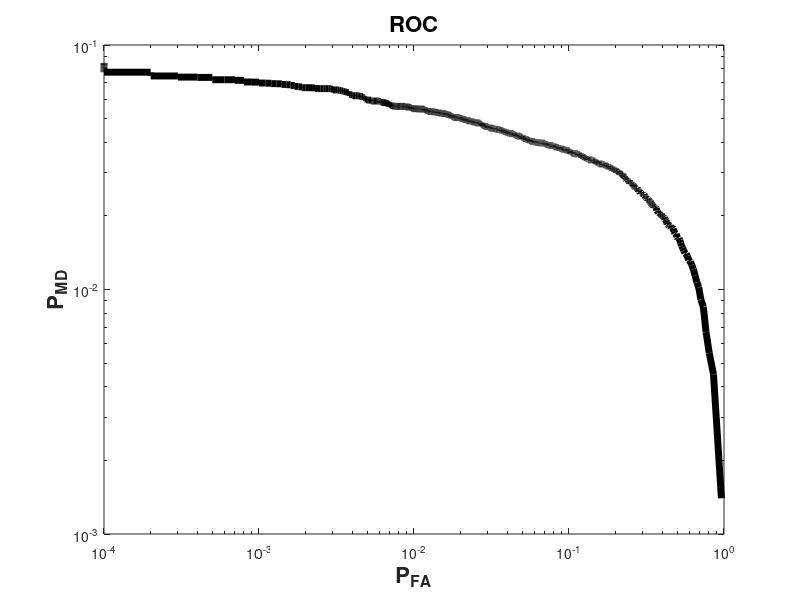

Source code (MATLAB):
clc; clear all; close all

%% Assumptions
nb = 1; % Buffer size. For Soft threshold nb = 1 beause each sample is tested
nc = 20*1000; nos = nc*nb; % no of channels (multiple of 100) and samples
s1 = 36;s0 = 1; 
SNR = (db2pow(s1^2/ s0^2))'; % SNR is mu1^2 / s0^2
ph1 = 0.5;ph0 = 1-ph1;% Priors
beta = ph0/ph1; % Current Beta

%% Test statistic
ts1 = (s1^2./((2*s0.^2).*(s0.^2+s1^2)));
ts2 = (0.5*log(s0.^2./(s0.^2+s1^2)));
%% Sig and noise
z = zeros(length(SNR),round(ph0*nos));y = zeros(length(SNR),round(ph1*nos));s=y;
for i = 1:length(SNR)
    z(i,:) = normrnd(0,s0(i),1,round(ph0*nos));% Generate noise. 
    s(i,:) = normrnd(0,s1,1,round(ph1*nos));% Rxd sig without noise
    y(i,:) = s(i,:)+ (normrnd(0,s0(i),1,round(ph1*nos)));% Rxd sig
end % Generate two disn
R = [z,y]; % Rxd sig and noise over complete duration
D = zeros(length(SNR),nc);
for k =1:nc
%    D(:,k) = sum((abs(R(:,((k-1)*nb)+1:k*nb))).^2,2);
%    D(:,k) = max((abs(R(:,((k-1)*nb)+1:k*nb))).^2,[],2);
    D(:,k) = mean((abs(R(:,((k-1)*nb)+1:k*nb))).^2,2);
end
%TS = (D .* repmat(ts1,1,nc)) + repmat(ts2,1,nc) + log(1/beta);
TS = (D * ts1) + ts2 + log(1/beta);
%% Analysis with changing Beta
res = 100000;PFD=zeros(1,length(res)-1); PLD= PFD;
for ctr = 1:res-1
    %% Generating Test Data R and decision Metric D
    pfa = ctr/res;
    ST = s0 * qfuncinv(pfa);
    %% PFD and PLD
    PFD(ctr) = sum(double(TS(:,1:round(ph0*nc)) >= ST),2)/(ph0*nc);
    PLD(ctr) = sum(double(TS(:,(round(ph0*nc))+1:end) <= ST),2)/(nc-(round(ph0*nc)));

end
loglog(PFD,PLD,'k','LineWidth',5);
title('ROC','fontsize',16,'fontweight','b');
xlabel('P_{FA}','fontsize',16,'fontweight','b');
ylabel('P_{MD}','fontsize',16,'fontweight','b');